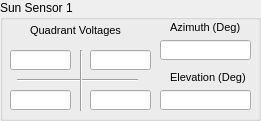
  <widget class="QGroupBox" name="groupBox_SunSense1">
   <property name="geometry">
    <rect>
     <x>10</x>
     <y>340</y>
     <width>261</width>
     <height>121</height>
    </rect>
   </property>
   <property name="title">
    <string>Sun Sensor 1</string>
   </property>
   <widget class="QLineEdit" name="ADCS_SS1_Qc">
    <property name="geometry">
     <rect>
      <x>10</x>
      <y>90</y>
      <width>61</width>
      <height>20</height>
     </rect>
    </property>
   </widget>
   <widget class="QLineEdit" name="ADCS_SS1_Qb">
    <property name="geometry">
     <rect>
      <x>10</x>
      <y>50</y>
      <width>61</width>
      <height>20</height>
     </rect>
    </property>
   </widget>
   <widget class="QLineEdit" name="ADCS_SS1_Qd">
    <property name="geometry">
     <rect>
      <x>90</x>
      <y>90</y>
      <width>61</width>
      <height>20</height>
     </rect>
    </property>
   </widget>
   <widget class="QLineEdit" name="ADCS_SS1_Qa">
    <property name="geometry">
     <rect>
      <x>90</x>
      <y>50</y>
      <width>61</width>
      <height>20</height>
     </rect>
    </property>
   </widget>
   <widget class="QLabel" name="label_24">
    <property name="geometry">
     <rect>
      <x>30</x>
      <y>20</y>
      <width>91</width>
      <height>21</height>
     </rect>
    </property>
    <property name="text">
     <string>&lt;!DOCTYPE HTML PUBLIC &quot;-//W3C//DTD HTML 4.0//EN&quot; &quot;http://www.w3.org/TR/REC-html40/strict.dtd&quot;&gt;
&lt;html&gt;&lt;head&gt;&lt;meta name=&quot;qrichtext&quot; content=&quot;1&quot; /&gt;&lt;style type=&quot;text/css&quot;&gt;
p, li { white-space: pre-wrap; }
&lt;/style&gt;&lt;/head&gt;&lt;body style=&quot; font-family:'MS Shell Dlg 2'; font-size:8.25pt; font-weight:400; font-style:normal;&quot;&gt;
&lt;p style=&quot; margin-top:12px; margin-bottom:12px; margin-left:0px; margin-right:0px; -qt-block-indent:0; text-indent:0px;&quot;&gt;&lt;span style=&quot; font-size:8pt;&quot;&gt;Quadrant Voltages&lt;/span&gt;&lt;/p&gt;&lt;/body&gt;&lt;/html&gt;</string>
    </property>
   </widget>
   <widget class="QLabel" name="label_27">
    <property name="geometry">
     <rect>
      <x>170</x>
      <y>20</y>
      <width>71</width>
      <height>16</height>
     </rect>
    </property>
    <property name="text">
     <string>&lt;!DOCTYPE HTML PUBLIC &quot;-//W3C//DTD HTML 4.0//EN&quot; &quot;http://www.w3.org/TR/REC-html40/strict.dtd&quot;&gt;
&lt;html&gt;&lt;head&gt;&lt;meta name=&quot;qrichtext&quot; content=&quot;1&quot; /&gt;&lt;style type=&quot;text/css&quot;&gt;
p, li { white-space: pre-wrap; }
&lt;/style&gt;&lt;/head&gt;&lt;body style=&quot; font-family:'MS Shell Dlg 2'; font-size:8.25pt; font-weight:400; font-style:normal;&quot;&gt;
&lt;p style=&quot; margin-top:0px; margin-bottom:0px; margin-left:0px; margin-right:0px; -qt-block-indent:0; text-indent:0px;&quot;&gt;&lt;span style=&quot; font-size:8pt;&quot;&gt;Azimuth (Deg)&lt;/span&gt;&lt;/p&gt;&lt;/body&gt;&lt;/html&gt;</string>
    </property>
   </widget>
   <widget class="QLabel" name="label_28">
    <property name="geometry">
     <rect>
      <x>170</x>
      <y>70</y>
      <width>81</width>
      <height>16</height>
     </rect>
    </property>
    <property name="text">
     <string>&lt;!DOCTYPE HTML PUBLIC &quot;-//W3C//DTD HTML 4.0//EN&quot; &quot;http://www.w3.org/TR/REC-html40/strict.dtd&quot;&gt;
&lt;html&gt;&lt;head&gt;&lt;meta name=&quot;qrichtext&quot; content=&quot;1&quot; /&gt;&lt;style type=&quot;text/css&quot;&gt;
p, li { white-space: pre-wrap; }
&lt;/style&gt;&lt;/head&gt;&lt;body style=&quot; font-family:'MS Shell Dlg 2'; font-size:8.25pt; font-weight:400; font-style:normal;&quot;&gt;
&lt;p style=&quot; margin-top:0px; margin-bottom:0px; margin-left:0px; margin-right:0px; -qt-block-indent:0; text-indent:0px;&quot;&gt;&lt;span style=&quot; font-size:8pt;&quot;&gt;Elevation (Deg)&lt;/span&gt;&lt;/p&gt;&lt;/body&gt;&lt;/html&gt;</string>
    </property>
   </widget>
   <widget class="QLineEdit" name="ADCS_SS1_a">
    <property name="geometry">
     <rect>
      <x>160</x>
      <y>40</y>
      <width>91</width>
      <height>20</height>
     </rect>
    </property>
   </widget>
   <widget class="QLineEdit" name="ADCS_SS1_e">
    <property name="geometry">
     <rect>
      <x>160</x>
      <y>90</y>
      <width>91</width>
      <height>20</height>
     </rect>
    </property>
   </widget>
   <widget class="Line" name="line">
    <property name="geometry">
     <rect>
      <x>17</x>
      <y>70</y>
      <width>121</width>
      <height>20</height>
     </rect>
    </property>
    <property name="orientation">
     <enum>Qt::Horizontal</enum>
    </property>
   </widget>
   <widget class="Line" name="line_2">
    <property name="geometry">
     <rect>
      <x>80</x>
      <y>50</y>
      <width>3</width>
      <height>61</height>
     </rect>
    </property>
    <property name="orientation">
     <enum>Qt::Vertical</enum>
    </property>
   </widget>
  </widget>
